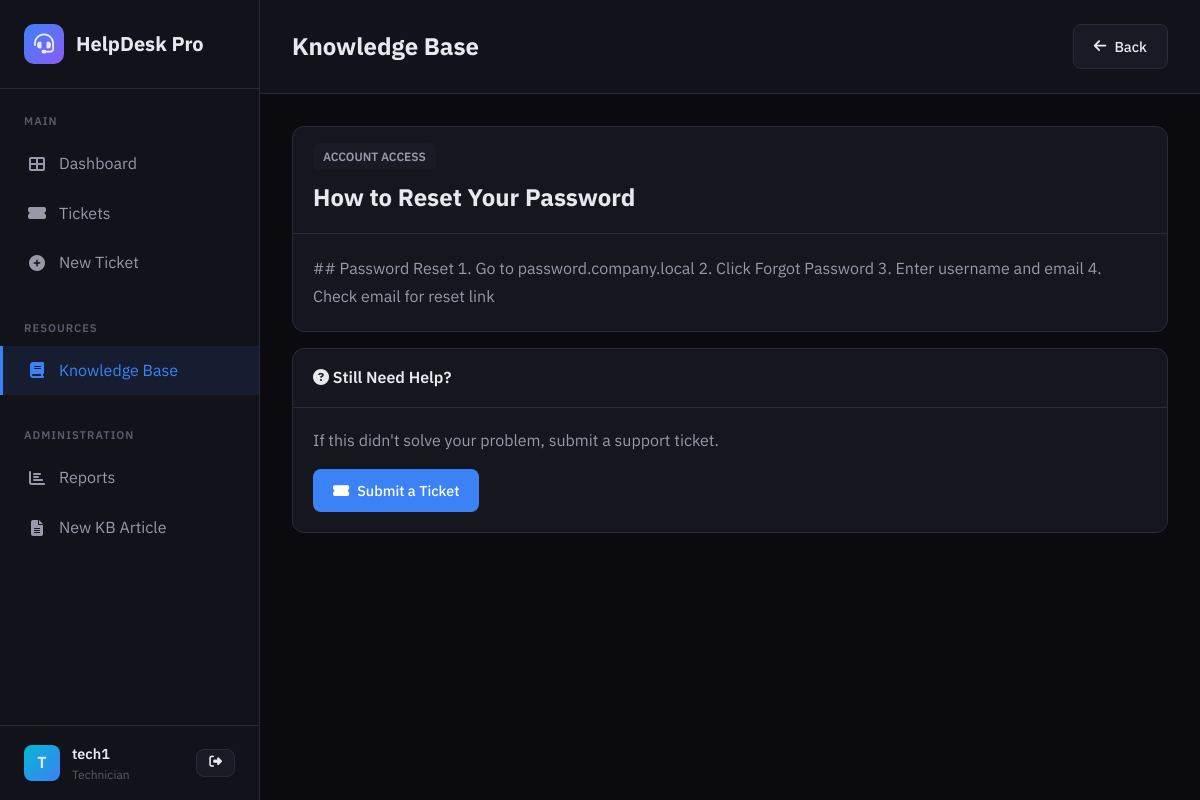
Screenshot of /knowledge/1 (signed in) with the database file from the repository.
### app.py (models this page shows, shortened)
class User(db.Model):
    id = db.Column(db.Integer, primary_key=True)
    username = db.Column(db.String(80), unique=True, nullable=False)
    email = db.Column(db.String(120), unique=True, nullable=False)
    password_hash = db.Column(db.String(128), nullable=False)
    role = db.Column(db.String(20), default='user')
    department = db.Column(db.String(100))
    created_at = db.Column(db.DateTime, default=datetime.utcnow)
    tickets_created = db.relationship('Ticket', backref='requester', lazy=True, foreign_keys='Ticket.requester_id')
    tickets_assigned = db.relationship('Ticket', backref='assignee', lazy=True, foreign_keys='Ticket.assignee_id')

class KnowledgeBase(db.Model):
    id = db.Column(db.Integer, primary_key=True)
    title = db.Column(db.String(200), nullable=False)
    content = db.Column(db.Text, nullable=False)
    category = db.Column(db.String(50))
    tags = db.Column(db.String(200))
    views = db.Column(db.Integer, default=0)
    created_by = db.Column(db.Integer, db.ForeignKey('user.id'))
    created_at = db.Column(db.DateTime, default=datetime.utcnow)
    updated_at = db.Column(db.DateTime, default=datetime.utcnow, onupdate=datetime.utcnow)
    author = db.relationship('User', backref='articles')

### app.py (the view)
@app.route('/knowledge/<int:article_id>')
@login_required
def view_article(article_id):
    user = get_current_user()
    article = KnowledgeBase.query.get_or_404(article_id)
    article.views += 1
    db.session.commit()
    return render_template('view_article.html', article=article, user=user)

### app.py (called while the page is built)
def login_required(f):
    @wraps(f)
    def decorated_function(*args, **kwargs):
        if 'user_id' not in session:
            flash('Please log in to access this page.', 'warning')
            return redirect(url_for('login'))
        return f(*args, **kwargs)
    return decorated_function

def get_current_user():
    if 'user_id' in session:
        return User.query.get(session['user_id'])
    return None

@app.context_processor
def utility_processor():
    return {'now': datetime.utcnow(), 'current_user': get_current_user}

### templates/view_article.html (shortened to what this page needs)
{% extends "base.html" %}
{% block page_title %}Knowledge Base{% endblock %}
{% block header_actions %}<a href="{{ url_for('knowledge_base') }}" class="btn btn-secondary"><i class="fas fa-arrow-left"></i> Back</a>{% endblock %}
{% block content %}
<div style="max-width: 900px;">
    <div class="card">
        <div class="card-header"><div><span class="badge" style="background: var(--bg-tertiary); color: var(--text-secondary);">{{ article.category }}</span><h2 style="font-size: 1.5rem; margin-top: 0.5rem;">{{ article.title }}</h2></div></div>
        <div class="card-body"><div style="line-height: 1.8; color: var(--text-secondary);">{{ article.content|safe }}</div></div>
    </div>
    <div class="card mt-2">
        <div class="card-header"><h3 class="card-title"><i class="fas fa-question-circle"></i> Still Need Help?</h3></div>
        <div class="card-body"><p class="text-secondary mb-2">If this didn't solve your problem, submit a support ticket.</p><a href="{{ url_for('create_ticket') }}" class="btn btn-primary"><i class="fas fa-ticket-alt"></i> Submit a Ticket</a></div>
    </div>
</div>
{% endblock %}

### templates/base.html (shortened to what this page needs)
<!DOCTYPE html>
<html lang="en">
<head>
    <link href="https://cdnjs.cloudflare.com/ajax/libs/font-awesome/6.4.0/css/all.min.css" rel="stylesheet">
</head>
<body>
    <div class="app-container">
        <aside class="sidebar">
            <div class="sidebar-header">
                <a href="{{ url_for('dashboard') }}" class="logo">
                    <div class="logo-icon"><i class="fas fa-headset"></i></div>
                    <span class="logo-text">HelpDesk Pro</span>
                </a>
            </div>
            <nav class="sidebar-nav">
                <div class="nav-section">
                    <div class="nav-section-title">Main</div>
                    <a href="{{ url_for('dashboard') }}" class="nav-link {% if request.endpoint == 'dashboard' %}active{% endif %}"><i class="fas fa-th-large"></i><span>Dashboard</span></a>
                    <a href="{{ url_for('ticket_list') }}" class="nav-link {% if 'ticket' in request.endpoint %}active{% endif %}"><i class="fas fa-ticket-alt"></i><span>Tickets</span></a>
                    <a href="{{ url_for('create_ticket') }}" class="nav-link"><i class="fas fa-plus-circle"></i><span>New Ticket</span></a>
                </div>
                <div class="nav-section">
                    <div class="nav-section-title">Resources</div>
                    <a href="{{ url_for('knowledge_base') }}" class="nav-link {% if 'knowledge' in request.endpoint or 'article' in request.endpoint %}active{% endif %}"><i class="fas fa-book"></i><span>Knowledge Base</span></a>
                </div>
                {% if session.get('role') in ['technician', 'admin'] %}
                <div class="nav-section">
                    <div class="nav-section-title">Administration</div>
                    <a href="{{ url_for('reports') }}" class="nav-link {% if request.endpoint == 'reports' %}active{% endif %}"><i class="fas fa-chart-bar"></i><span>Reports</span></a>
                    <a href="{{ url_for('create_article') }}" class="nav-link"><i class="fas fa-file-alt"></i><span>New KB Article</span></a>
                </div>
                {% endif %}
            </nav>
            <div class="sidebar-footer">
                <div class="user-info">
                    <div class="user-avatar">{{ session.get('username', 'U')[0].upper() }}</div>
                    <div class="user-details">
                        <div class="user-name">{{ session.get('username', 'User') }}</div>
                        <div class="user-role">{{ session.get('role', 'user') }}</div>
                    </div>
                    <a href="{{ url_for('logout') }}" class="btn btn-sm btn-secondary" title="Logout"><i class="fas fa-sign-out-alt"></i></a>
                </div>
            </div>
        </aside>
        <main class="main-content">
            <header class="content-header">
                <h1 class="page-title">{% block page_title %}Dashboard{% endblock %}</h1>
                {% block header_actions %}{% endblock %}
            </header>
            <div class="content-body">
                {% block content %}{% endblock %}
            </div>
        </main>
    </div>
</body>
</html>

### templates/base.html (style rules this page uses)
:root { --bg-primary: #0a0a0f; --bg-secondary: #12121a; --bg-tertiary: #1a1a24; --bg-card: #16161f; --border-color: #2a2a3a; --text-primary: #e8e8ed; --text-secondary: #9898a8; --text-muted: #5a5a6a; --accent-blue: #3b82f6; --accent-green: #10b981; --accent-yellow: #f59e0b; --accent-red: #ef4444; --accent-purple: #8b5cf6; --accent-cyan: #06b6d4; }
* { margin: 0; padding: 0; box-sizing: border-box; }
body { font-family: 'IBM Plex Sans', sans-serif; background: var(--bg-primary); color: var(--text-primary); min-height: 100vh; line-height: 1.6; }
.app-container { display: flex; min-height: 100vh; }
.sidebar { width: 260px; background: var(--bg-secondary); border-right: 1px solid var(--border-color); display: flex; flex-direction: column; position: fixed; height: 100vh; z-index: 100; }
.sidebar-header { padding: 1.5rem; border-bottom: 1px solid var(--border-color); }
.logo { display: flex; align-items: center; gap: 0.75rem; text-decoration: none; color: var(--text-primary); }
.logo-icon { width: 40px; height: 40px; background: linear-gradient(135deg, var(--accent-blue), var(--accent-purple)); border-radius: 10px; display: flex; align-items: center; justify-content: center; font-size: 1.25rem; }
.logo-text { font-weight: 700; font-size: 1.25rem; }
.sidebar-nav { flex: 1; padding: 1rem 0; overflow-y: auto; }
.nav-section { margin-bottom: 1.5rem; }
.nav-section-title { padding: 0.5rem 1.5rem; font-size: 0.7rem; font-weight: 600; text-transform: uppercase; letter-spacing: 1px; color: var(--text-muted); }
.nav-link { display: flex; align-items: center; gap: 0.75rem; padding: 0.75rem 1.5rem; color: var(--text-secondary); text-decoration: none; transition: all 0.2s; border-left: 3px solid transparent; }
.nav-link.active { background: rgba(59, 130, 246, 0.1); color: var(--accent-blue); border-left-color: var(--accent-blue); }
.nav-link i { width: 20px; text-align: center; }
.sidebar-footer { padding: 1rem 1.5rem; border-top: 1px solid var(--border-color); }
.user-info { display: flex; align-items: center; gap: 0.75rem; }
.user-avatar { width: 36px; height: 36px; background: linear-gradient(135deg, var(--accent-cyan), var(--accent-blue)); border-radius: 8px; display: flex; align-items: center; justify-content: center; font-weight: 600; }
.user-details { flex: 1; }
.user-name { font-weight: 600; font-size: 0.9rem; }
.user-role { font-size: 0.75rem; color: var(--text-muted); text-transform: capitalize; }
.main-content { flex: 1; margin-left: 260px; min-height: 100vh; }
.content-header { padding: 1.5rem 2rem; border-bottom: 1px solid var(--border-color); background: var(--bg-secondary); display: flex; align-items: center; justify-content: space-between; position: sticky; top: 0; z-index: 50; }
.page-title { font-size: 1.5rem; font-weight: 700; }
.content-body { padding: 2rem; }
.card { background: var(--bg-card); border: 1px solid var(--border-color); border-radius: 12px; overflow: hidden; }
.card-header { padding: 1rem 1.25rem; border-bottom: 1px solid var(--border-color); display: flex; align-items: center; justify-content: space-between; }
.card-title { font-weight: 600; font-size: 1rem; }
.card-body { padding: 1.25rem; }
.btn { display: inline-flex; align-items: center; gap: 0.5rem; padding: 0.625rem 1.25rem; border-radius: 8px; font-size: 0.9rem; font-weight: 500; text-decoration: none; border: none; cursor: pointer; transition: all 0.2s; font-family: inherit; }
.btn-primary { background: var(--accent-blue); color: white; }
.btn-secondary { background: var(--bg-tertiary); color: var(--text-primary); border: 1px solid var(--border-color); }
.btn-sm { padding: 0.4rem 0.75rem; font-size: 0.8rem; }
.badge { display: inline-flex; padding: 0.25rem 0.625rem; border-radius: 6px; font-size: 0.75rem; font-weight: 600; text-transform: uppercase; }
.text-secondary { color: var(--text-secondary); }
.mt-2 { margin-top: 1rem; }
.mb-2 { margin-bottom: 1rem; }

### rows the page displays
User: get "tech1", get "Technician"
KnowledgeBase: category "ACCOUNT ACCESS", title "How to Reset Your Password", content "## Password Reset 1. Go to password.company.local 2. Click Forgot Password 3. Enter username and email 4. Check email for reset link"

### other values shown
{{ session.get('username', 'U')[0].upper() }} "T"
